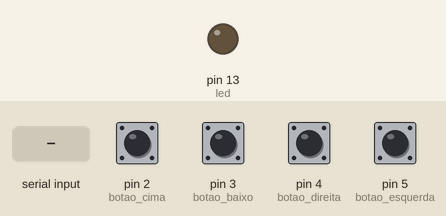
A sketch run on a simulated Arduino Uno, built with avr-gcc and run on an emulated ATmega328P. On the bench: output pins drawn as LEDs (lit = HIGH). The inputs (shaded band) are chosen by the test bench; at power-on: pin 2 (botao_cima), pin 3 (botao_baixo), pin 4 (botao_direita), pin 5 (botao_esquerda) HIGH.

Above: at 1.2 s.
1.3 s: "a" received over Serial
At 2.3 s:
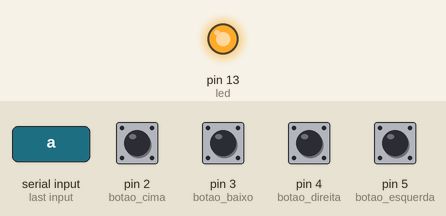
4.4 s: "b" received over Serial
At 4.7 s:
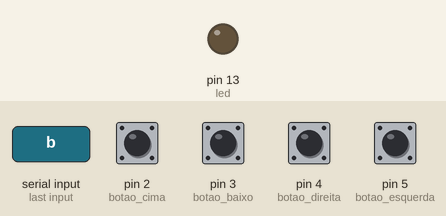
Timing chart, 0 to 7.4 s (numbered marks = the images above; inputs shaded):
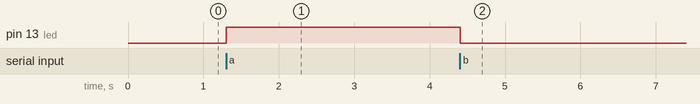

The sketch:

teste_bateria.ino
```cpp
int botao_cima = 2, botao_baixo = 3, botao_direita = 4, botao_esquerda = 5;
int cima = 0, baixo = 0, direita = 0, esquerda = 0;
int flag_cima = 1,flag_baixo = 1,flag_direita = 1,flag_esquerda = 1;
int led = 13;
int led_flag;

void setup() {
  Serial.begin(9600);
  pinMode(botao_cima, INPUT);
  pinMode(botao_baixo, INPUT);
  pinMode(botao_direita, INPUT);
  pinMode(botao_esquerda, INPUT);
  pinMode(led, OUTPUT);
  digitalWrite(led, LOW);
}


void loop() {

  lerBotao();
  funcFlag();
  if(Serial.available()){
  led_flag = Serial.read();

    if(led_flag == 'a')
    digitalWrite(led, HIGH);
    if(led_flag == 'b')
    digitalWrite(led, LOW);
  }

  /*Manda mensagem na serial ao apertar o botao*/
  if(direita == HIGH && flag_direita == 0){
    Serial.write("1\n");
    flag_direita = 1;
  }
    if(esquerda == HIGH && flag_esquerda == 0){
    Serial.write("2\n");
    flag_esquerda = 1;
  }
    if(cima == HIGH && flag_cima == 0){
    Serial.write("3\n");
    flag_cima = 1;
  }
    if(baixo == HIGH && flag_baixo == 0){
    Serial.write("4\n");
    flag_baixo = 1;
  }

}

void lerBotao(void){
  cima = digitalRead(botao_cima);
  baixo = digitalRead(botao_baixo);
  direita = digitalRead(botao_direita);
  esquerda = digitalRead(botao_esquerda);
  delay(10);
}

void funcFlag(void){
  if (cima == LOW && flag_cima == 1){
    flag_cima = 0;
  }
  if (baixo == LOW && flag_baixo == 1){
    flag_baixo = 0;
  }
  if (direita == LOW && flag_direita == 1){
    flag_direita = 0;
  }
  if (esquerda == LOW && flag_esquerda == 1){
    flag_esquerda = 0;
  }
}
```

Measured:
- after the input at 1.3 s, pin 13 (led): LOW → HIGH at once
- after the input at 4.4 s, pin 13 (led): HIGH → LOW at once
